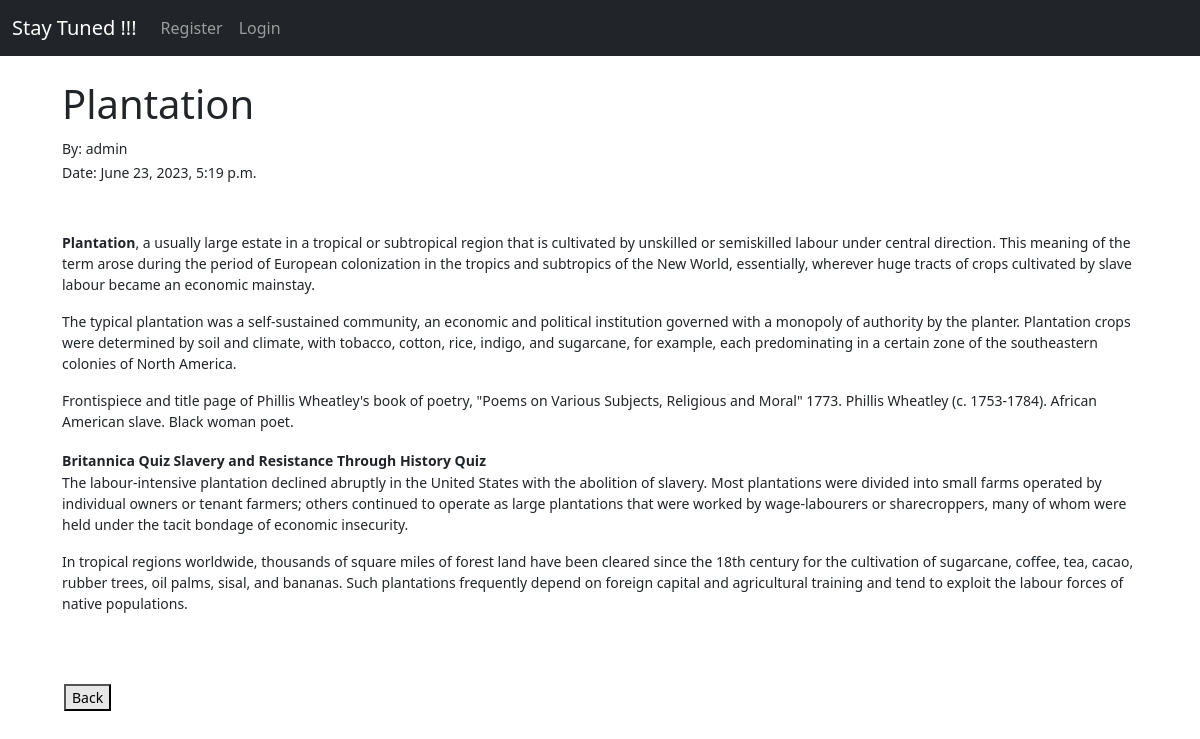
/article/7, run on the app's committed database.
### blog/models.py (models this page shows, shortened)
class Post(models.Model):
    title=models.CharField(max_length=100)
    title_tag=models.CharField(max_length=255)
    author= models.ForeignKey(User,on_delete=models.CASCADE)
    body= models.TextField()
    created_at=models.DateTimeField(default=datetime.now,blank=True)

### blog/views.py (the view)
# urls.py: path('article/<int:pk>',ArticleDetailView.as_view(),name='article-detail'),
class ArticleDetailView(DetailView):
    model=Post
    template_name='article_details.html'

### templates/article_details.html (shortened to what this page needs)
{%extends 'base.html' %}
{% block content %}
<h1>
    {{post.title}}
</h1>
<small>By: {{post.author}}</small><br/>
<small>Date: {{post.created_at}}
<small></small><br/>
<br>
{{post.body|safe}}
<br>
<button id="btn_link" class="button">
<a href="{% url 'home' %}" style="text-decoration:none; color:#000000" > Back</a>
</button>
{% endblock  %}

### templates/article_details.html (style rules this page uses)
.button { background-color:#e7e7e7; border:none padding: 25px 32px; text-align:center; text-decoration:none; display:inline-block; front-size:16px; margin:6px 2px; cursor:pointer; }

### data on the page
Post: title "Plantation", author "admin", created_at "June 23, 2023, 5:19 p.m.", body "Plantation , a usually large estate in a tropical or subtropical region that is cultivated by unskilled or semiskilled labour under central direction. This meaning of the term arose during the period of European colonization in the tropics and subtropics of the New World, essentially, wherever huge tracts of crops cultivated by slave labour became an economic mainstay. The typical plantation was a self-sustained community, an economic and political institution governed with a monopoly of authority by the planter. Plantation crops were determined by soil and climate, with tobacco, cotton, rice, indigo, and sugarcane, for example, each predominating in a certain zone of the southeastern…"
